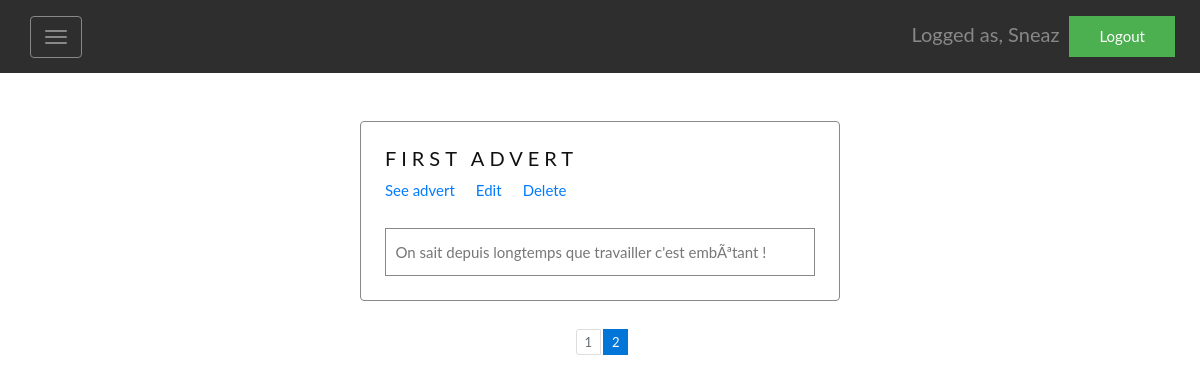
The app's page /index.php?article=showAll&page=2 (signed in) with its own data.
### tables this page shows
CREATE TABLE `article` (
  `id` int(11) NOT NULL AUTO_INCREMENT,
  `title` varchar(255) NOT NULL,
  `content` varchar(255) NOT NULL,
  `author` int(11) NOT NULL,
  PRIMARY KEY (`id`),
  KEY `author` (`author`),
  CONSTRAINT `article_ibfk_1` FOREIGN KEY (`author`) REFERENCES `user` (`id`)
);

### src/controller.php (called while the page is built, shortened)
<?php
	require('function.php');
	$PDO = connexionDB();
	if (isset($_SESSION["connexion"]))
	{
		if($_GET["article"] == "editOne" || $_GET["article"] == "showOne" && isset($_GET["id"]) && !empty($_GET["id"])) {
			$myadvert = viewAdvert($PDO, $_GET["id"]);
		} else if($_GET["article"] == "showAll" && isset($_GET['page'])) {
			$advertPerPage=5;
			$pages=ceil(countAdvert($PDO)/$advertPerPage);
	     	$actualPage=intval($_GET['page']);
			$pagePosition=($actualPage-1)*$advertPerPage;
			$myArrayAdvert = showAdvertByPage($PDO, $pagePosition, $advertPerPage);
		} else if ($_GET["article"] == "deleteOne" && isset($_GET["id"]) && !empty($_GET["id"])) {
			deleteAdvert($PDO, $_GET["id"]);
		} else if ($_GET["advertEdit"] == "true") {
			editAdvert($PDO, $_GET["titleAdvertEdit"], $_GET["contentAdvertEdit"], $_GET["id"]);
		}
	}

### src/function.php (called while the page is built, shortened)
<?php
	function countAdvert(object $pdo) {
	 	$query = 'SELECT COUNT(*) AS allAdvert FROM article';
	 	$statement = $pdo->prepare($query);
	 	$statement->execute();
	 	$row = $statement->fetch(PDO::FETCH_ASSOC);
	 	$pagination = $row['allAdvert'];
	 	return $pagination;
	}
	function showAdvertByPage(object $pdo, int $firstEntry, int $advertByPage)
	{
		$count=0;
		$query = 'SELECT * FROM article ORDER BY id DESC LIMIT '.$firstEntry.', '.$advertByPage.'';
		$statement = $pdo->prepare($query);
		$statement->execute();
		while($row = $statement->fetch(PDO::FETCH_ASSOC))
		{
	     	$myArrayAdvert[$count] = $row;
	     	$count++;
		}
		return $myArrayAdvert;
	}

### src/articles.php (the view)
<?php   if($_GET["article"] == "editOne" && $myadvert != false){ ?>
            <div class="article">
                <form method="GET">
                    <input type="text" name="id" value="<?= $myadvert['id']; ?>" hidden>
                    <div class="title articlepart">
                        <h1 style="text-align: center;">Edit advert</h1>
                        <label for="titleAdvertEdit"><b>Titre</b></label>
                        <input type="text" placeholder="<?= $myadvert['title']; ?>" name="titleAdvertEdit" class="formConnexion">
                    </div>
                    <div class="content articlepart">
                        <label for="contentAdvertEdit"><b>Content</b></label>
                        <input type="text" placeholder="<?= $myadvert['content']; ?>" name="contentAdvertEdit" class="formConnexion">
                    </div>
                    <div class="container1" style="background-color:#f1f1f1">
                        <button type="submit" name="advertEdit" class="cancelbtn" value="true">Edit</button>
                    </div>
                </form>
            </div>
<?php   }else if($_GET["article"] == "showAll" && $myArrayAdvert != false) { ?>
<?php       foreach ($myArrayAdvert as $advert): ?>
                <div class="article">
                    <div class="title articlepart">
                        <h3><?= $advert['title']; ?></h3>
                        <a href="index.php?article=showOne&id=<?= $advert['id']; ?>">See advert</a>
                        <a href="index.php?article=editOne&id=<?= $advert['id']; ?>" style="margin-left:4%;">Edit</a>
                        <a href="index.php?article=deleteOne&id=<?= $advert['id']; ?>" style="margin-left:4%;">Delete</a>
                    </div>
                    <div class="content articlepart">
                        <?= $advert['content']; ?>
                    </div>
                </div>
<?php       endforeach; ?>
        <ul>
<?php       for($i=1; $i<=$pages; $i++)
            {
                if($i==$actualPage)
                {
?>
                    <li class="current"><?= $i; ?></li>
<?php           }
                else
                {
?>
                    <li><a class="page" href="index.php?article=showAll&page=<?= $i; ?>"><?= $i; ?></a></li>
<?php           }
            }
?>      </ul>
<?php   } else if(isset($_GET["id"]) && isset($_GET["titleAdvertEdit"]) && isset($_GET["contentAdvertEdit"]) && isset($_GET["advertEdit"])) { ?>
            <div class="article">
                <div class="title articlepart">
                    <a href="index.php?article=showAll&page=1" style="margin-left:4%;">Back</a>
                    <h3 style='color:red; text-align: center; margin-top:5%; width:70%; margin-left:15%;'>Your advert has been updated !</h3>
                </div>
            </div>
<?php   } else if($_GET["article"] == "deleteOne" && isset($_GET["id"])) { ?>
            <div class="article">
                <div class="title articlepart">
                    <a href="index.php?article=showAll&page=1" style="margin-left:4%;">Back</a>
                    <h3 style='color:red; text-align: center; margin-top:5%; width:70%; margin-left:15%;'>Your advert has been deleted !</h3>
                </div>
            </div>
<?php   } else if($_GET["article"] == "showOne" && isset($_GET["id"])) { ?>
                <div class="article">
                    <div class="title articlepart">
                        <h3><?= $myadvert['title']; ?></h3>
                    </div>
                    <div class="content articlepart" style="position:relative">
                        <?= $myadvert['content']; ?>
                        <?= "<div style=\"font-size:10px;float:right; position:absolute;bottom:0;right:5px;\">Character count : ".strlen($myadvert['content'])."</div>"; ?>
                    </div>
<?php               if ($myArrayComment != false) { ?>
                        <div class="container1" style="background-color:#ebebe0">
                            <h3>Comment</h3>
<?php                       foreach ($myArrayComment as $comment): ?>
                                <div class="title articlepart">
                                    <h5>De : <?= $comment['username']; ?></h5>
                                </div>
                                <div class="content articlepart">
                                    <?= $comment['content']; ?>
                                    <?= "<div style=\"font-size:10px;float:right; bottom:0;\">Character count : ".strlen($comment['content'])."</div>"; ?>
                                </div>
                                <hr/>
<?php                   endforeach; ?>
                        </div>
<?php                    } ?>
                    <div class="container1" style="background-color:#f1f1f1">
                        <form method="POST">
                            <div class="title articlepart">
                                <h3>Add Comment</h3>
                                <input type="text" name="id" value="<?= $myadvert['id']; ?>" hidden>
                                <label for="advertCommentUser"><b>Username</b></label>
                                <input type="text" name="advertCommentUser" class="formConnexion">
                                <label for="advertCommentContent"><b>Content</b></label>
                                <input type="text" name="advertCommentContent" class="formConnexion">
                                <button type="submit" name="advertComment" class="cancelbtn" value="true">Post</button>
                            </div>
                        </form>
                    </div>
                </div>
        <?php } else if (!empty($_GET["article"])) { ?>
            <div class="article">
                <div class="title articlepart">
                    <h3 style='color:red; text-align: center;'>No Advert</h3>
                </div>
            </div>
<?php   } ?>

### src/css/style.css (style rules this page uses)
body, html { margin: 0; font: 400 15px/1.8 "Lato", sans-serif; color: #777; background-image: url("../img/background.jpg"); background-attachment: fixed; background-size: cover; width: 100%; height:100%; position: relative; min-height: 620px; background-repeat: no-repeat; }
h3 { letter-spacing: 5px; text-transform: uppercase; font: 20px "Lato", sans-serif; color: #111; }
ul { padding-left: 0; list-style: none; border-radius: .25rem; display: inline-block; margin: 1.75em; margin-left: 48%; }
li { display: inline-block; list-style: none; }
.page { line-height: 1.25; position: relative; display: block; border: 1px solid #ddd; padding: .25rem .5rem; font-size: .875rem; color: #636c72; background-color: #fff; border-color: #ddd; border-bottom-left-radius: .2rem; border-top-left-radius: .2rem; }
.current { z-index: 2; color: #fff; background-color: #0275d8; padding: .25rem .5rem; font-size: .875rem; margin-left: -1px; line-height: 1.25; position: relative; border: 1px solid #0275d8; }
.article { margin-left:30%; border: 1px solid transparent; border-radius: 4px; border-color: #888; position:relative; margin-top:4%; width:40%; background-color:white; }
.articlepart { position:relative; }
.title { margin:5%; }
.content { padding:2%; margin-right:5%; margin-left:5%; margin-bottom:5%; border: 1px solid transparent; border-color: #888; }

### records on screen
article: title "FIRST ADVERT", content "On sait depuis longtemps que travailler c'est embÃªtant !"

### other values on screen
$_SESSION["connexion"] "Sneaz"
